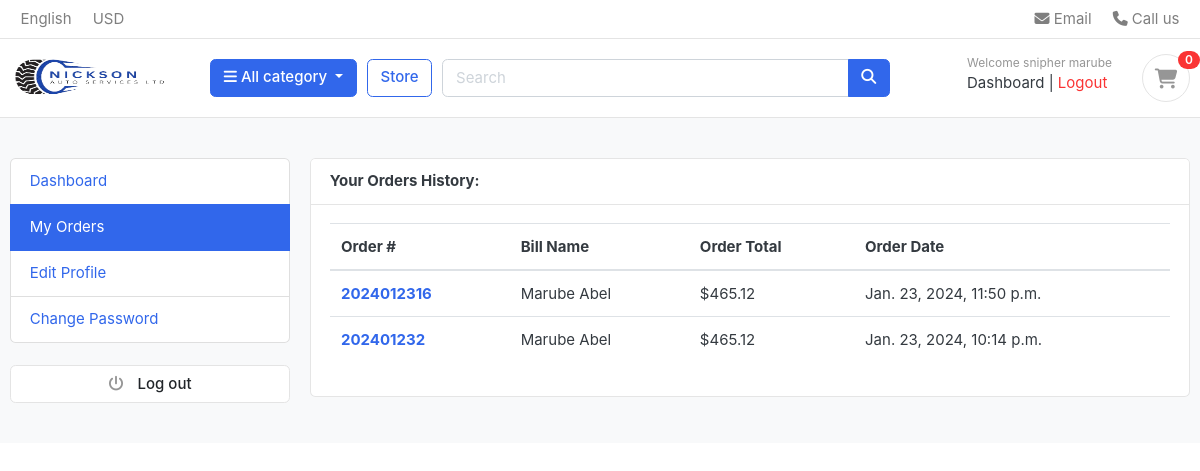
Page /accounts/my_orders/ (signed in) on the earlier database version.
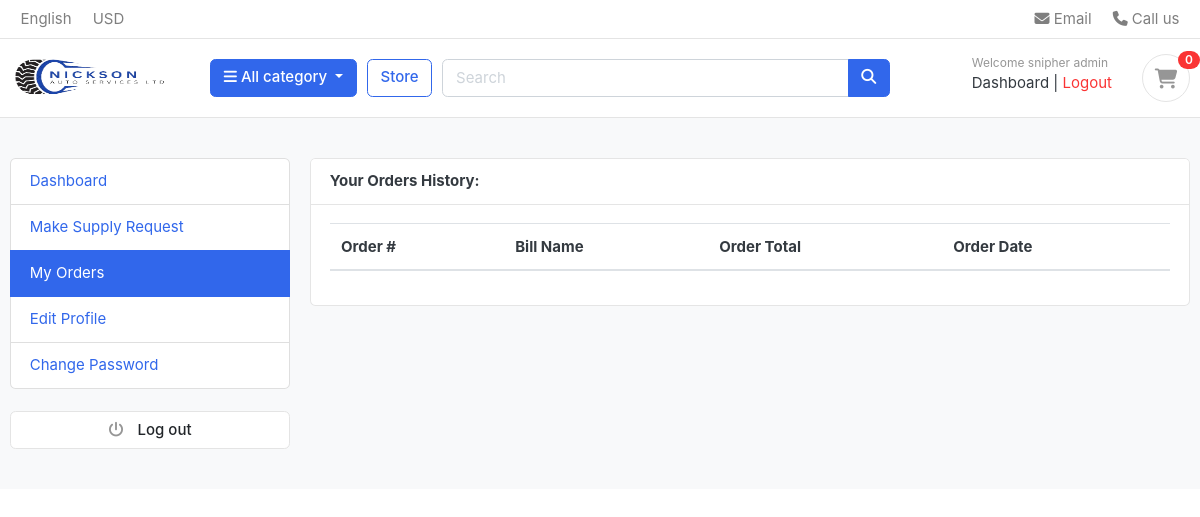
Same page on the later database version.
### accounts/models.py (models this page shows, shortened)
class Account(AbstractUser):
    STATUS_CHOICES = [
        ('pending', 'Pending'),
        ('accepted', 'Accepted'),
        ('rejected', 'Rejected'),
    ]
    first_name = models.CharField(max_length=255)
    last_name = models.CharField(max_length=255)
    username = models.CharField(max_length=255, unique=True) # unique=True means that no two users can have the same username
    email = models.EmailField(unique=True) # unique=True means that no two users can have the same email address
    phone_number = models.CharField(max_length=15)
    address = models.CharField(max_length=255, blank=True)
    city = models.CharField(max_length=255, blank=True)
    county = models.CharField(max_length=255, blank=True)
    status = models.CharField(max_length=10, choices=STATUS_CHOICES, default='pending')
    is_vendor = models.BooleanField(default=False)
    USERNAME_FIELD = 'email' # username field
    REQUIRED_FIELDS = ['username', 'first_name', 'last_name'] # required when user is created
    class Meta:
        verbose_name = 'client'
        verbose_name_plural = 'clients'

### orders/models.py (models this page shows, shortened)
class Order(models.Model):
    STATUS = (
        ('New', 'New'),
        ('Accepted', 'Accepted'),
        ('Completed', 'Completed'),
        ('Cancelled', 'Cancelled'),
    )
    user = models.ForeignKey(Account, on_delete=models.SET_NULL, null=True)
    payment = models.ForeignKey(Payment, on_delete=models.SET_NULL, blank=True, null=True)
    order_number = models.CharField(max_length=20)
    first_name = models.CharField(max_length=50)
    last_name = models.CharField(max_length=50)
    phone = models.CharField(max_length=20)
    email = models.EmailField(max_length=50)
    address_line_1 = models.CharField(max_length=50)
    address_line_2 = models.CharField(max_length=50, blank=True)
    county = models.CharField(max_length=50, blank=True)
    state = models.CharField(max_length=50, blank=True)
    city = models.CharField(max_length=50, blank=True)
    order_note = models.CharField(max_length=100, blank=True)
    order_total = models.FloatField()
    tax = models.FloatField()
    status = models.CharField(max_length=20, choices=STATUS, default='New')
    ip = models.CharField(max_length=20, blank=True)
    is_ordered = models.BooleanField(default=False)
    created_at = models.DateTimeField(auto_now_add=True)
    updated_at = models.DateTimeField(auto_now=True)
    def full_name(self):
        return f'{self.first_name} {self.last_name}'

### accounts/views.py (the view)
# urls.py: path('my_orders/', views.my_orders, name='my_orders'),
@login_required(login_url='login')
def my_orders(request):
    orders = Order.objects.filter(user=request.user, is_ordered=True).order_by('-created_at')
    context = {
        'orders': orders,
    }
    return render(request, 'accounts/my_orders.html', context)

### carts/context_processors.py (called while the page is built)
def counter(request):
    item_count = 0
    if 'admin' in request.path:
        return {}
    else:
        try:
            cart = Cart.objects.filter(cart_id=_cart_id(request)) # get the cart using the cart_id present in the session
            if request.user.is_authenticated:
                cart_items = CartItem.objects.all().filter(user=request.user)
            else:
                cart_items = CartItem.objects.all().filter(cart=cart[:1]) # get all the cart items using the cart
            for cart_item in cart_items:
                item_count += cart_item.quantity
        except Cart.DoesNotExist:
            item_count = 0
    return dict(item_count=item_count)

### carts/views.py (called while the page is built)
def _cart_id(request):
    cart = request.session.session_key
    if not cart:
        cart = request.session.create()
    return cart

### category/context_processors.py (called while the page is built)
def menu_links(request):
    links = Category.objects.all()
    return dict(links=links)

### category/models.py (called while the page is built)
    def get_url(self):
        return reverse('products_by_category', args=[self.slug])

### templates/accounts/my_orders.html (shortened to what this page needs)
{% extends 'base.html' %}
{% load static %}
{% block content %}
<section class="section-conten padding-y bg">
  <div class="container">
    <div class="row">
      {% include 'includes/dashboard_sidebar.html' %}
      <main class="col-md-9">
        <article class="card">
          <header class="card-header">
            <strong class="d-inline-block mr-3">Your Orders History:</strong>
          </header>
          <div class="card-body">
            <div class="row">
              <div class="col-md-12">
                <table class="table table-hover">
                    <thead>
                      <tr>
                        <th scope="col">Order #</th>
                        <th scope="col">Bill Name</th>
                        <th scope="col">Order Total</th>
                        <th scope="col">Order Date</th>
                      </tr>
                    </thead>
                    <tbody>
                        {% for order in orders %}
                      <tr>
                        <th scope="row"> <a href="{% url 'order_detail' order.order_number %}"> {{order.order_number}} </a></th>
                        <td> {{order.full_name}} </td>
                        <td> ${{order.order_total}} </td>
                        <td> {{order.created_at}} </td>
                      </tr>
                      {% endfor %}
                    </tbody>
                  </table>
              </div>
            </div>
          </div>
        </article>
      </main>
    </div>
  </div>
</section>
{% endblock %}

### templates/base.html (shortened to what this page needs)
{% load static %}
<!DOCTYPE html>
<html>
  <head>
    <link
      href="{% static 'css/bootstrap.css' %}"
      rel="stylesheet"
      type="text/css"
    />
    <link
      href="{% static 'fonts/fontawesome/css/all.min.css' %}"
      type="text/css"
      rel="stylesheet"
    />
    <link href="{% static 'css/ui.css' %}" rel="stylesheet" type="text/css" />
    <link
      href="{% static 'css/custom.css' %}"
      rel="stylesheet"
      type="text/css"
    />
    <link
      href="{% static 'css/responsive.css' %}"
      rel="stylesheet"
      media="only screen and (max-width: 1200px)"
    />
  </head>
  <body>
    {% include 'includes/navbar.html' %} {% block content %}{% endblock %}
  </body>
</html>

### templates/includes/navbar.html (shortened to what this page needs)
{% load static %}
<header class="section-header">
  <nav class="navbar p-md-0 navbar-expand-sm navbar-light border-bottom">
    <div class="container">
      <div class="collapse navbar-collapse" id="navbarTop4">
        <ul class="navbar-nav mr-auto">
          <li class="nav-item dropdown">
            <a href="#" class="nav-link"> English </a>
          </li>
          <li class="nav-item dropdown">
            <a href="#" class="nav-link"> USD </a>
          </li>
        </ul>
        <ul class="navbar-nav">
          <li>
            <a href="#" class="nav-link">
              <i class="fa fa-envelope"></i> Email
            </a>
          </li>
          <li>
            <a href="#" class="nav-link">
              <i class="fa fa-phone"></i> Call us
            </a>
          </li>
        </ul>
      </div>
    </div>
  </nav>
  <section class="header-main border-bottom">
    <div class="container">
        <div class="row align-items-center">
            <div class="col-lg-2 col-md-3 col-6">
                <a href="{% url 'home' %}" class="brand-wrap">
                    <img class="logo" src="{% static 'images/logo1.png' %}" style="width: 160px;" alt="Logo"/>
                </a>
            </div>
            <div class="col-lg col-sm col-md col-6 flex-grow-0">
                <div class="category-wrap dropdown d-inline-block float-right">
                    <button type="button" class="btn btn-primary dropdown-toggle" data-toggle="dropdown">
                        <i class="fa fa-bars"></i> All category
                    </button>
                </div>
            </div>
            <a href="{% url 'store' %}" class="btn btn-outline-primary">Store</a>
            <div class="col-lg col-md-6 col-sm-12 col">
                <form action="{% url 'search' %}" class="search" method="GET">
                    <div class="input-group w-100">
                        <input type="text" class="form-control" style="width: 60%" placeholder="Search" name="keyword"/>
                        <div class="input-group-append">
                            <button class="btn btn-primary" type="submit">
                                <i class="fa fa-search"></i>
                            </button>
                        </div>
                    </div>
                </form>
            </div>
            <div class="col-lg-3 col-sm-6 col-8 order-2 order-lg-3">
                <div class="d-flex justify-content-end mb-3 mb-lg-0">
                    <div class="widget-header">
                        <div>
                            {% if request.user.is_authenticated %}
                                <small class="title text-muted">Welcome {{ user.first_name }} {{ user.last_name }}</small>
                                <a href="{% url 'dashboard' %}">Dashboard</a>
                                <span class="dark-transp"> | </span>
                                <a class="text-danger" type="button" href="{% url 'logout' %}">Logout</a>
                            {% else %}
                                <small class="title text-muted">Welcome Guest</small>
                                <a href="{% url 'login' %}">Sign in</a>
                                <span class="dark-transp"> | </span>
                                <a href="{% url 'register' %}">Register</a>
                            {% endif %}
                        </div>
                    </div>
                    <a href="{% url 'cart' %}" class="widget-header pl-3 ml-3">
                        <div class="icon icon-sm rounded-circle border">
                            <i class="fa fa-shopping-cart"></i>
                        </div>
                        <span class="badge badge-pill badge-danger notify">
                            {{ item_count }}
                        </span>
                    </a>
                </div>
            </div>
        </div>
    </div>
</section>
</header>

### templates/includes/dashboard_sidebar.html
<aside class="col-md-3">
    <ul class="list-group">
      <a class="list-group-item {% if '/accounts/' == request.path %}active{% endif %}" href="{% url 'dashboard' %}"> Dashboard </a>
      {% if request.user.is_vendor %}
      <a class="list-group-item {% if '/product_request/' in request.path %}active{% endif %}" href="{% url 'product_request' %}"> Make Supply Request</a>
      {% endif %}
      <a class="list-group-item {% if '/my_orders/' in request.path %}active{% endif %}" href="{% url 'my_orders' %}"> My Orders </a>
      <a class="list-group-item {% if '/edit_profile/' in request.path %}active{% endif %}" href="{% url 'edit_profile' %}"> Edit Profile </a>
      <a class="list-group-item {% if '/change_password/' in request.path %}active{% endif %}" href="{% url 'change_password' %}">Change Password </a>
    </ul>
    <br />
    <a class="btn btn-light btn-block" href="{% url 'logout' %}">
      <i class="fa fa-power-off"></i> <span class="text">Log out</span>
    </a>
  </aside>

### static/css/ui.css (style rules this page uses)
html { font-family: "Inter", sans-serif; font-size: 15px; }
.icon-xs, .icon-sm, .icon-md, .icon-lg { display: inline-block; text-align: center; flex-shrink: 0; flex-grow: 0; }
.icon-sm { width: 48px; height: 48px; line-height: 48px !important; font-size: 20px; }
.padding-y { padding-top: 40px; padding-bottom: 40px; }
article:after, .form-group:after { display: block; clear: both; content: ""; }
.bg { background-color: #f8f9fa; }
.header-main { position: relative; padding-top: 1rem; padding-bottom: 1rem; }
.brand-wrap .logo, .navbar-brand .logo { margin-right: 7px; max-height: 42px; display: inline-block; }
.widget-header { display: inline-block; vertical-align: middle; position: relative; }
.widget-header a { color: #343a40; }
.widget-header i { color: #969696; }
.widget-header .title { display: block; }
.widget-header .notify { position: absolute; top: -3px; right: -10px; }
.btn-light { background-color: #fff; border-color: #e4e4e4; }
.btn-light i { color: #969696; }
.btn i + .text { margin-left: 10px; }
.notify { position: absolute; top: -4px; right: -10px; display: inline-block; padding: 0.25em 0.6em; font-size: 12px; line-height: 1; text-align: center; border-radius: 3rem; color: #fff; background-color: #fa3434; }

Differences in the rows shown:
removed Order: order_number "2024012316", full_name "Marube Abel", order_total "465.12", created_at "Jan. 23, 2024, 11:50 p.m."
removed Order: order_number "202401232", full_name "Marube Abel", order_total "465.12", created_at "Jan. 23, 2024, 10:14 p.m."
changed Account "snipher": last_name "marube" → "admin"; is_vendor False → True (drawn)
Other differences:
text now shown: "Make Supply Request"
